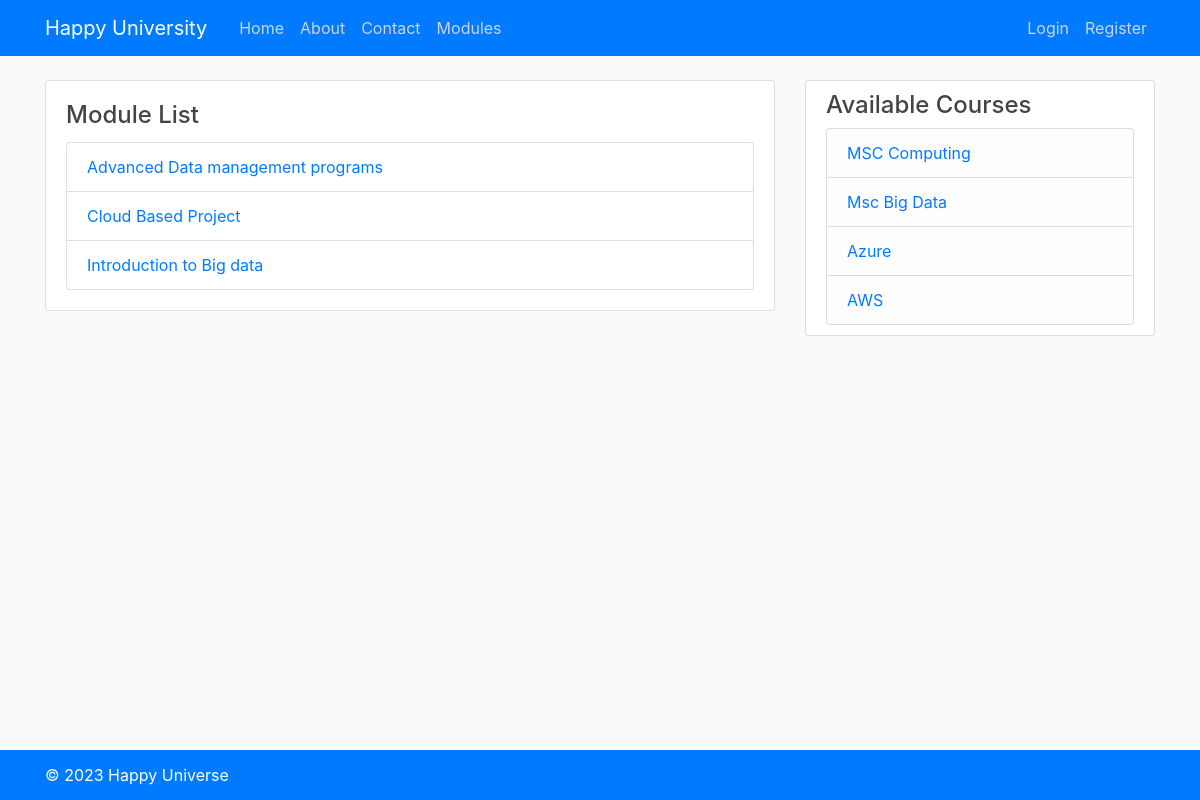
The page /modules on the database its author committed.
### courseapp/models.py (models this page shows, shortened)
class Module(models.Model):
    name=models.CharField(max_length=100)
    code=models.CharField(max_length=100)
    credit=models.IntegerField()
    description=models.TextField()
    category=models.CharField(max_length=100)
    availability=models.BooleanField(default=True)
    courses=models.ManyToManyField(Group, related_name="modules")

### courseapp/views.py (the view)
# urls.py: path('modules', views.module_list, name='module_list'),
def module_list(request):
    modules = Module.objects.all()
    return render(request, 'courseapp/module_list.html', {'modules': modules})

### registrationapp/context_processor.py (called while the page is built)
def Courses(request):
    courses =Group.objects.all()
    return {"courses":courses}

### courseapp/templates/courseapp/module_list.html
{% extends "courseapp/base.html" %}
{% block content %}
<div class="card">
  <div class="card-body">
    <h4 class="card-title">Module List</h4>
<ul class="list-group">
    {% for module in modules %}
      <li class="list-group-item"><a href=" {% url 'courseapp:module_detail' module.id %}">{{ module.name }}</a></li>
    {% endfor %}
  </ul>
  </div>
</div>
{% endblock content %}

### courseapp/templates/courseapp/base.html (shortened to what this page needs)
{% load static %}
<!DOCTYPE html>
<html>
<head>
    <link rel="stylesheet" href="https://cdn.jsdelivr.net/npm/bootstrap@4.0.0/dist/css/bootstrap.min.css"
>
    <link rel="stylesheet" type="text/css" href="{% static 'css/styles.css' %}" />
</head>
<body>
    <div class="container">
        <header class="site-header ">
            <nav class="navbar navbar-expand-md navbar-dark bg-primary fixed-top">
                <div class="container">
                    <a class="navbar-brand mr-4" href="{% url 'courseapp:home' %}">Happy University</a>
                    <div class="collapse navbar-collapse" id="navbarToggle">
                        <div class="navbar-nav mr-auto">
                            <a class="nav-item nav-link" href="{% url 'courseapp:home' %}">Home</a>
                            <a class="nav-item nav-link" href="{% url 'courseapp:about' %}">About</a>
                            <a class="nav-item nav-link" href="{% url 'courseapp:contact' %}">Contact</a>
                            <a class="nav-item nav-link" href="{% url 'courseapp:module_list' %}">Modules</a>
                        </div>
                        <div class="navbar-nav">
                            {% if user.is_authenticated %}
                            <a class="nav-item nav-link" href="{% url 'accounts:profile' %}">Profile</a>
                            <a class="nav-item nav-link" href="{% url 'accounts:logout' %}">Logout</a>
                            {% else %}
                            <a class="nav-item nav-link" href="{% url 'accounts:login' %}">Login</a>
                            <a class="nav-item nav-link" href="{% url 'accounts:register' %}">Register</a>
                            {% endif %}
                        </div>
                    </div>
                </div>
            </nav>
        </header>
        <div class="row">
            <div class="col-md-8">
                {% block content %}
                {% endblock %}
            </div>
            {% block sidebar %}
            <div class="col-md-4">
                <div class="content-section">
                    <h4>Available Courses</h4>
                    <ul class="list-group">
                        {% for course in courses %}
                        <li class="list-group-item list-group-item-light">
                            <a class="mr-2" href="{% url 'courseapp:course_detail' course.id %}">
                                {{course.name}}
                            </a>
                        </li>
                        {% endfor %}
                    </ul>
                </div>
            </div>
            {% endblock %}
        </div>
    </div>
    <footer class="footer bg-primary">
        <div class="container">
            <p class='text-white'>&copy; 2023 Happy Universe</p>
        </div>
    </footer>
</body>
</html>

### courseapp/static/css/styles.css (style rules this page uses)
html { position: relative; min-height: 100%; }
body { background: #fafafa; color: #333333; margin-top: 5rem; margin-bottom: 50px; }
h1, h2, h3, h4, h5, h6 { color: #444444; }
ul { margin: 0; }
.site-header .navbar-nav .nav-link { color: #cbd5db; }
.content-section { background: #ffffff; padding: 10px 20px; border: 1px solid #dddddd; border-radius: 3px; margin-bottom: 20px; }
.footer { position: absolute; bottom: 0; width: 100%; height: 50px; line-height: 50px; background-color: #cccccc; }

### rows shown on the page
Module: name "Advanced Data management programs"
Module: name "Cloud Based Project"
Module: name "Introduction to Big data"

### other values the page prints
{{ course.name }} "MSC Computing"
{{ course.name }} "Msc Big Data"
{{ course.name }} "Azure"
{{ course.name }} "AWS"
